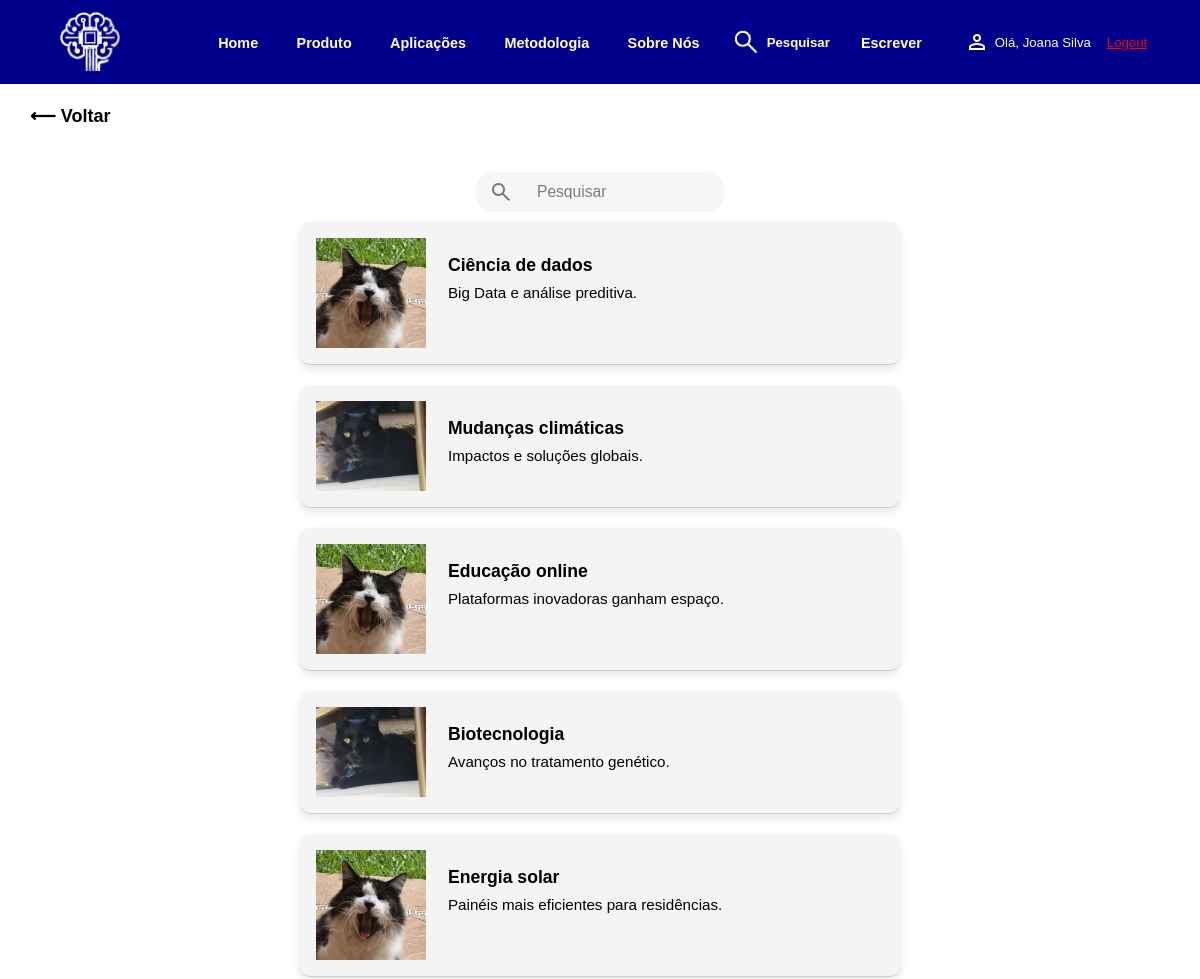
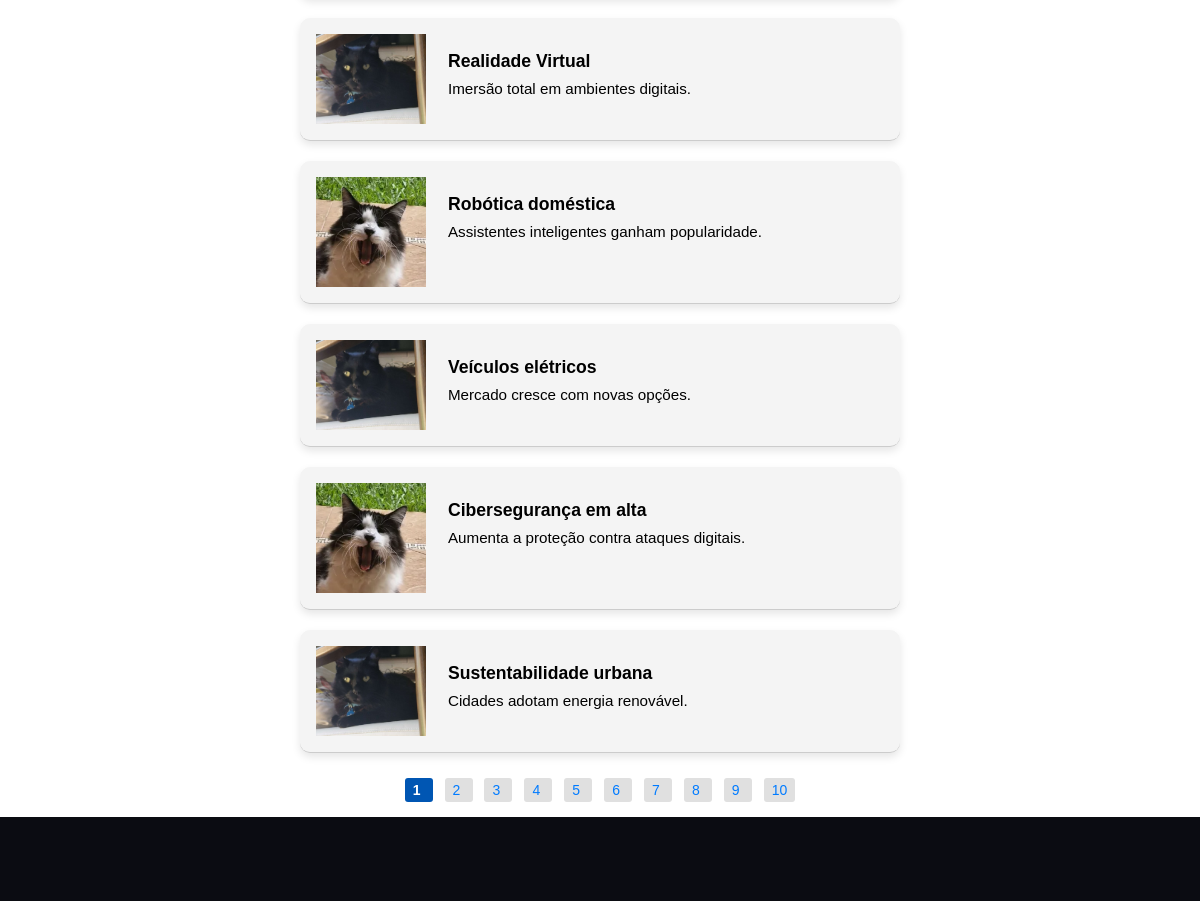
The page /pesquisa.php (signed in) on the database its author committed (2 pictures, top to bottom).
### tables this page shows
CREATE TABLE noticias (
  noticiaID INT AUTO_INCREMENT PRIMARY KEY,
  titulo VARCHAR(150) NOT NULL,
  descricao TEXT NOT NULL,
  texto TEXT NOT NULL,
  foto VARCHAR(255),
  usuarioID INT NOT NULL,
  data_criacao DATETIME NOT NULL DEFAULT CURRENT_TIMESTAMP,
  CONSTRAINT fk_noticia_usuario FOREIGN KEY (usuarioID) REFERENCES usuarios(usuarioID) ON DELETE CASCADE ON UPDATE CASCADE
);

### pesquisa.php (the view, shortened to what this page needs)
<?php
include_once './includes/_header.php';
?>
<?php
$busca = '';
$where = "";
$por_pagina = 10;
$pagina_atual = isset($_GET['pagina']) && is_numeric($_GET['pagina']) ? (int)$_GET['pagina'] : 1;
$offset = ($pagina_atual - 1) * $por_pagina;
$total_query = "SELECT COUNT(*) as total FROM noticias $where";
$total_result = mysqli_query($conn, $total_query);
$total_row = mysqli_fetch_assoc($total_result);
$total = $total_row['total'];
$total_paginas = ceil($total / $por_pagina);
$sql = "SELECT noticiaID, titulo, descricao, foto
        FROM noticias
        $where
        ORDER BY data_criacao DESC
        LIMIT $por_pagina OFFSET $offset";
$resultado = mysqli_query($conn, $sql);
?>
<main>
    <a href="index.php" class="voltar">&#10229; Voltar</a>
    <div class="mainsearch">
    <form class="search-form" method="GET" action="">
        <div class="search">
            <span class="search-icon material-symbols-outlined">search</span>
            <input
                class="search-input"
                type="search"
                name="busca"
                placeholder="Pesquisar"
                value="<?php echo htmlspecialchars($busca); ?>"
                autocomplete="off"
            >
        </div>
    </form>
    <?php
    if (mysqli_num_rows($resultado) > 0) {
        while ($dado = mysqli_fetch_assoc($resultado)) {
            $id = $dado['noticiaID'];
            $titulo = htmlspecialchars($dado['titulo']);
            $descricao = htmlspecialchars($dado['descricao']);
    ?>
            <a href="noticia.php?noticiaID=<?php echo $id; ?>" class="Resultado">
                <?php if (!empty($dado['foto'])): ?>
                <div class="Resultado-img">
                    <?php
                        $foto = $dado['foto'];
                        $fotoURL = (filter_var($foto, FILTER_VALIDATE_URL)) ? $foto : './image/' . $foto;
                    ?>
                    <img src="<?php echo htmlspecialchars($fotoURL); ?>" alt="<?php echo htmlspecialchars($noticia['titulo']); ?>">
                </div>
                <?php endif; ?>
                <div class="Resultado-Texto">
                    <h2><?php echo $titulo; ?></h2>
                    <p><?php echo $descricao; ?></p>
                </div>
            </a>
    <?php
        }
    } else {
        if ($busca !== '') {
            echo '<p class="no-results">Nenhuma notícia encontrada para: ' . htmlspecialchars($busca) . '</p>';
        } else {
            echo '<p class="no-results">Nenhuma notícia disponível no momento.</p>';
        }
    }
    ?>
    <?php if ($total_paginas > 1): ?>
        <div class="paginacao">
            <?php
            $max_paginas_exibir = 10;
            if ($total_paginas <= $max_paginas_exibir) {
                $inicio = 1;
                $fim = $total_paginas;
            } else {
                if ($pagina_atual < 6) {
                    $inicio = 1;
                    $fim = $max_paginas_exibir;
                }
            }
            for ($i = $inicio; $i <= $fim; $i++):
            ?>
                <a class="pagina-link <?php echo $i === $pagina_atual ? 'ativa' : ''; ?>" href="?busca=<?php echo urlencode($busca); ?>&pagina=<?php echo $i; ?>">
                    <?php echo $i; ?>
                </a>
            <?php endfor; ?>
        </div>
    <?php endif; ?>
</main>
<?php
include_once './includes/_footer.php';
?>

### assets/style.css (style rules this page uses)
* { padding: 0; margin: 0; outline: none; border: none; transition: 0.2s linear; box-sizing: border-box; }
body { font-family: Arial, sans-serif; }
p { text-align: justify; }

### assets/style3.css (style rules this page uses)
* { font-family: Arial; text-align: justify; }
.search-form { width: 35%; display: flex; justify-content: center; }
.search { --padding: 14px; min-width: 250px; width: 60%; height: 40px; display: flex; align-items: center; padding: var(--padding); border-radius: 30px; background: #f6f6f6; transition: box-shadow 0.25s, width 0.4s ease, height 0.4s ease; box-sizing: border-box; }
.search-input { font-size: 1rem; font-family: 'Lexend', sans-serif; color: #333333; margin-left: var(--padding); outline: none; border: none; background: transparent; width: 100%; height: 120%; padding: 0 10px; }
.search-input::placeholder, .search-icon { color: rgba(0, 0, 0, 0.5); }
a.Resultado { display: flex; align-items: flex-start; gap: 1rem; padding: 1rem; border-bottom: 1px solid #ccc; text-decoration: none; color: inherit; transition: background-color 0.2s; }
.Resultado { display: flex; background-color: #f4f4f4; border-radius: 10px; overflow: hidden; box-shadow: 0 4px 8px rgba(0,0,0,0.1); transition: transform 0.2s ease; width: 100%; max-width: 600px; margin: 10px auto; }
.Resultado-img { width: 20%; display: flex; align-items: center; }
.Resultado-img img { width: 100%; height: auto; object-fit: cover; }
.Resultado-Texto { display: flex; flex-direction: column; width: 80%; padding: 3% 3% 3% 1%; overflow: hidden; box-sizing: border-box; }
.Resultado-Texto h2 { font-size: 1.1rem; font-weight: bold; margin: 0 0 8px; word-break: break-word; white-space: normal; }
.Resultado-Texto p { font-size: 0.95rem; margin: 0; word-break: break-word; white-space: normal; }
html { height: 100vh; }
.mainsearch { display: flex; align-items: center; height: auto; margin: 0; background-color: #ffffff; margin-top: 3%; padding: 0 1rem; flex-direction: column; }
.paginacao { text-align: center; margin: 15px 0; font-family: Arial, sans-serif; font-size: 14px; }
.pagina-link { display: inline-block; margin: 0 4px; padding: 4px 8px; color: #007bff; background: #e0e0e0; border-radius: 3px; text-decoration: none; min-width: 28px; box-sizing: border-box; }
.pagina-link.ativa { background: #0056b3; color: #fff; font-weight: 600; pointer-events: none; }

### assets/stylelogin.css (style rules this page uses)
* { margin: 0px; padding: 0px; font-family: Arial; }
input::placeholder, select { font-size: 1.3vw; }
html { height: 100%; }
.voltar { margin: 1vw 0vw 0vw 1vw; width: 10%; font-size: 1.5vw; text-decoration: none; color: black; padding: 0.5em 1em; border-radius: 0.5em; font-weight: bold; display: flex; }

### rows shown on the page
noticias: foto (picture), titulo "Ciência de dados", descricao "Big Data e análise preditiva."
noticias: foto (picture), titulo "Mudanças climáticas", descricao "Impactos e soluções globais."
noticias: foto (picture), titulo "Educação online", descricao "Plataformas inovadoras ganham espaço."
noticias: foto (picture), titulo "Biotecnologia", descricao "Avanços no tratamento genético."
noticias: foto (picture), titulo "Energia solar", descricao "Painéis mais eficientes para residências."
noticias: foto (picture), titulo "Realidade Virtual", descricao "Imersão total em ambientes digitais."
noticias: foto (picture), titulo "Robótica doméstica", descricao "Assistentes inteligentes ganham popularidade."
noticias: foto (picture), titulo "Veículos elétricos", descricao "Mercado cresce com novas opções."
noticias: foto (picture), titulo "Cibersegurança em alta", descricao "Aumenta a proteção contra ataques digitais."
noticias: foto (picture), titulo "Sustentabilidade urbana", descricao "Cidades adotam energia renovável."

### other values the page prints
$_SESSION['nome'] "Joana Silva"
